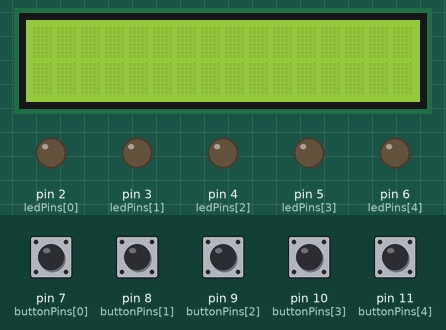
Simulated run of this sketch. Board: Arduino Uno, built with avr-gcc and run on an emulated ATmega328P. Shown: 16×2 character LCD, output pins drawn as LEDs (lit = HIGH). The inputs (shaded band) are chosen by the test bench; at power-on: pin 7 (buttonPins[0]), pin 8 (buttonPins[1]), pin 9 (buttonPins[2]), pin 10 (buttonPins[3]), pin 11 (buttonPins[4]) LOW. Random numbers use the default seed unless the sketch sets one.

Above: at 1.2 s.
1.3 s: pin 7 (buttonPins[0]) pulled HIGH for 0.15 s
At 4.1 s:
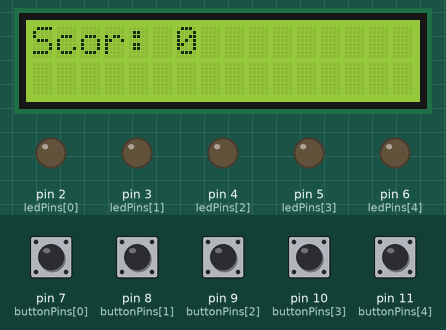
4.4 s: pin 8 (buttonPins[1]) pulled HIGH for 0.15 s
At 5.7 s:
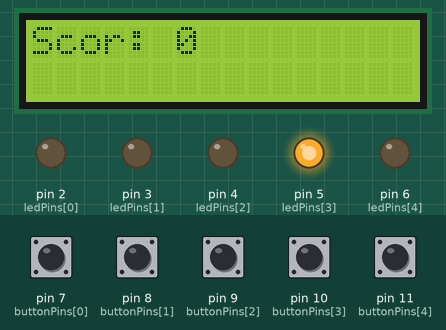
7.5 s: pin 8 (buttonPins[1]) pulled HIGH for 1 s
At 11.2 s:
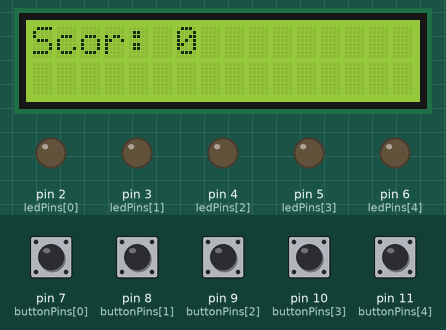
11.5 s: pin 9 (buttonPins[2]) pulled HIGH for 0.15 s
At 12.9 s:
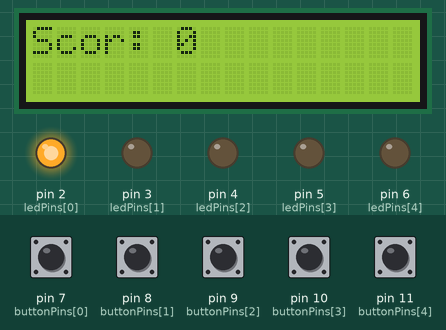
14.6 s: pin 10 (buttonPins[3]) pulled HIGH for 0.15 s
At 15.9 s:
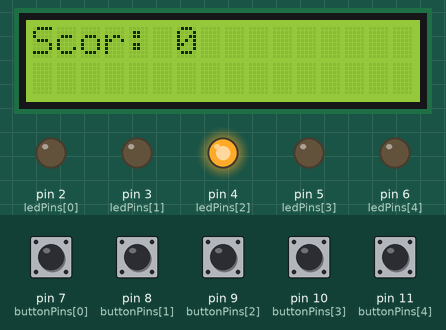
17.7 s: pin 10 (buttonPins[3]) pulled HIGH for 1 s
At 19.5 s:
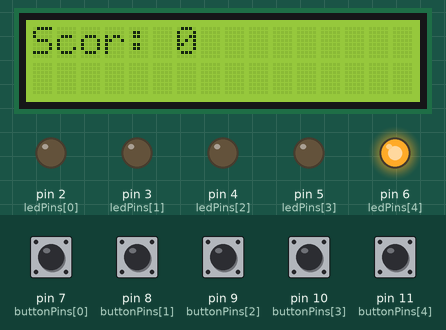
Timing chart, 0 to 21.7 s (numbered marks = the images above; inputs shaded):
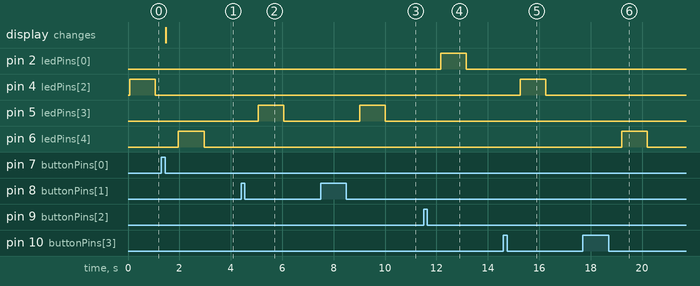

Measured:
- after the input at 1.3 s, pin 6 (ledPins[4]): LOW → HIGH after 0.66 s, → LOW 1.0 s later; the display: changes after 0.16 s (image 1)
- after the input at 4.4 s, pin 5 (ledPins[3]): LOW → HIGH after 0.66 s, → LOW 1.0 s later
- after the input at 7.5 s, pin 5 (ledPins[3]): LOW → HIGH after 1.5 s, → LOW 1.0 s later
- after the input at 11.5 s, pin 2 (ledPins[0]): LOW → HIGH after 0.66 s, → LOW 1.0 s later
- after the input at 14.6 s, pin 4 (ledPins[2]): LOW → HIGH after 0.66 s, → LOW 1.0 s later
- after the input at 17.7 s, pin 6 (ledPins[4]): LOW → HIGH after 1.5 s, → LOW 1.0 s later

The sketch:

proiect_joc_trei.ino
```cpp
//Game 3
//Al treilea joc testeaza reactia prin aprinderea random, pe rand, a cate unui bec
//Fiecare bec este amplasat in dreptul unui buton. Cand un bec este aprins, jucatorul trebuie
//sa apese butonul cat mai repede. Daca reuseste, i se adauga 1 la scor, care va fi afisat pe lcd la final

#include <Wire.h>
#include <LiquidCrystal_I2C.h>

LiquidCrystal_I2C lcd(0x27, 16, 2);

const int numLEDs = 5;
const int ledPins[] = {2, 3, 4, 5, 6};
const int buttonPins[] = {7, 8, 9, 10, 11};

int activeLed;
int score = 0;

void setup() {
  // put your setup code here, to run once:
  lcd.begin(16, 2);

  for (int i = 0; i < numLEDs; i++) {
    pinMode(ledPins[i], OUTPUT);
    pinMode(buttonPins[i], INPUT);
  }
}

void loop() {
  // put your main code here, to run repeatedly:
  activeLed = random(0, numLEDs);
  digitalWrite(ledPins[activeLed], HIGH);
  delay(1000);

  digitalWrite(ledPins[activeLed], LOW);
  int buttonPressed = waitForButtonPress();
  if (buttonPressed == activeLed) {
    score++;
  } else {
    lcd.clear();
    lcd.setCursor(0, 0);
    lcd.print("Scor: ");
    lcd.print(score);
    score = 0;
  }

  delay(500);
}

int waitForButtonPress() {
  int buttonIndex = -1;

  while (buttonIndex == -1) {
    for (int i = 0; i < numLEDs; i++) {
      if (digitalRead(buttonPins[i]) == HIGH) {
        while (digitalRead(buttonPins[i]) == HIGH);
        buttonIndex = i;
        break;
       }
    }
  }
  return buttonIndex;
}
```
